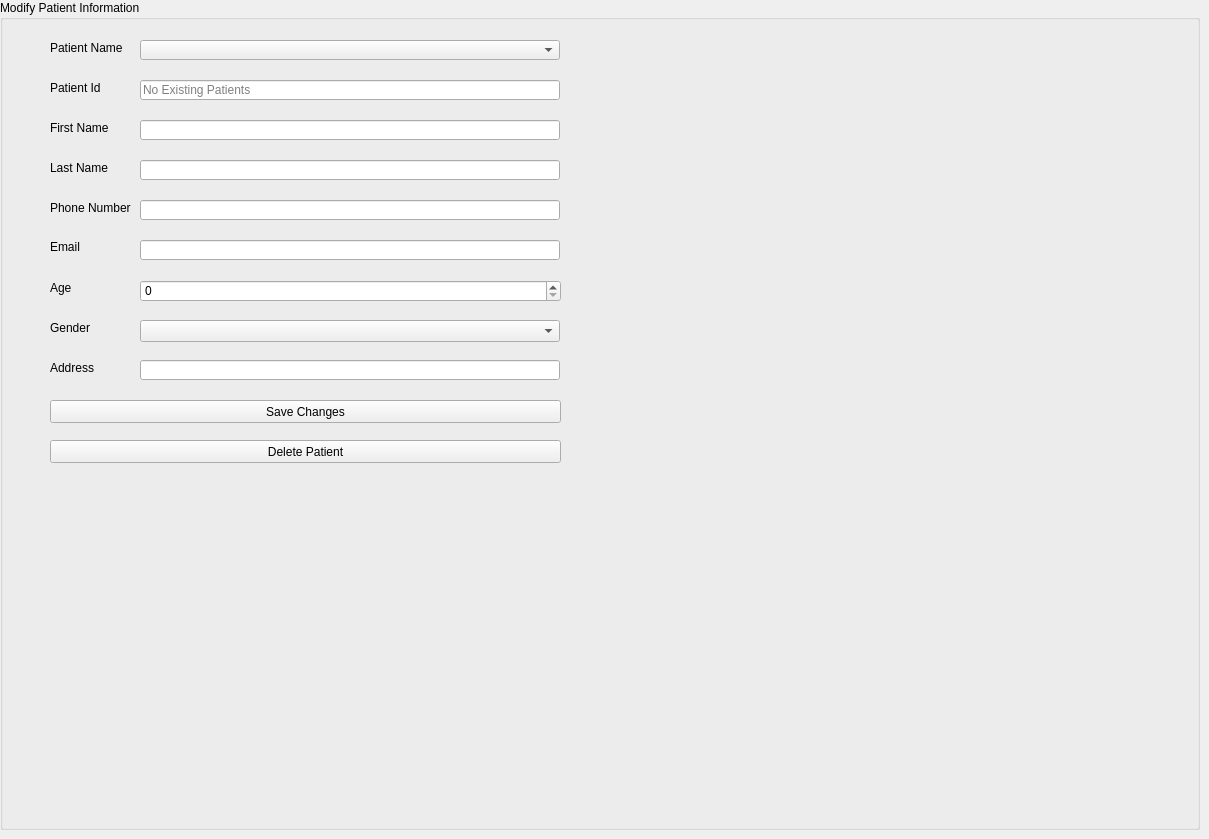
    <widget class="QWidget" name="tab_3">
     <attribute name="title">
      <string>Modify Patient</string>
     </attribute>
     <widget class="QGroupBox" name="groupBox_4">
      <property name="geometry">
       <rect>
        <x>0</x>
        <y>0</y>
        <width>1200</width>
        <height>830</height>
       </rect>
      </property>
      <property name="title">
       <string>Modify Patient Information</string>
      </property>
      <widget class="QLabel" name="doctorNameLabelModify_2">
       <property name="geometry">
        <rect>
         <x>50</x>
         <y>40</y>
         <width>81</width>
         <height>16</height>
        </rect>
       </property>
       <property name="text">
        <string>Patient Name</string>
       </property>
      </widget>
      <widget class="QComboBox" name="patientNameComboBoxModifyTab">
       <property name="geometry">
        <rect>
         <x>140</x>
         <y>40</y>
         <width>420</width>
         <height>20</height>
        </rect>
       </property>
      </widget>
      <widget class="QLabel" name="doctorIdLabelModify_2">
       <property name="geometry">
        <rect>
         <x>50</x>
         <y>80</y>
         <width>61</width>
         <height>16</height>
        </rect>
       </property>
       <property name="text">
        <string>Patient Id</string>
       </property>
      </widget>
      <widget class="QLineEdit" name="patientIdLineEditReadOnlyModifyTab">
       <property name="geometry">
        <rect>
         <x>140</x>
         <y>80</y>
         <width>420</width>
         <height>20</height>
        </rect>
       </property>
       <property name="readOnly">
        <bool>true</bool>
       </property>
       <property name="placeholderText">
        <string>No Existing Patients</string>
       </property>
      </widget>
      <widget class="QLabel" name="firstNameLabelModify_2">
       <property name="geometry">
        <rect>
         <x>50</x>
         <y>120</y>
         <width>71</width>
         <height>16</height>
        </rect>
       </property>
       <property name="text">
        <string>First Name</string>
       </property>
      </widget>
      <widget class="QLabel" name="lastNameLabelModify_2">
       <property name="geometry">
        <rect>
         <x>50</x>
         <y>160</y>
         <width>61</width>
         <height>16</height>
        </rect>
       </property>
       <property name="text">
        <string>Last Name</string>
       </property>
      </widget>
      <widget class="QLabel" name="phoneNumberLabelModify_2">
       <property name="geometry">
        <rect>
         <x>50</x>
         <y>200</y>
         <width>81</width>
         <height>16</height>
        </rect>
       </property>
       <property name="text">
        <string>Phone Number</string>
       </property>
      </widget>
      <widget class="QLabel" name="emailLabelModify_2">
       <property name="geometry">
        <rect>
         <x>50</x>
         <y>240</y>
         <width>47</width>
         <height>13</height>
        </rect>
       </property>
       <property name="text">
        <string>Email</string>
       </property>
      </widget>
      <widget class="QLabel" name="ageLabelModify_2">
       <property name="geometry">
        <rect>
         <x>50</x>
         <y>280</y>
         <width>81</width>
         <height>16</height>
        </rect>
       </property>
       <property name="text">
        <string>Age</string>
       </property>
      </widget>
      <widget class="QLabel" name="genderLabelModify_2">
       <property name="geometry">
        <rect>
         <x>50</x>
         <y>320</y>
         <width>61</width>
         <height>16</height>
        </rect>
       </property>
       <property name="text">
        <string>Gender</string>
       </property>
      </widget>
      <widget class="QLabel" name="addressLabelModify_2">
       <property name="geometry">
        <rect>
         <x>50</x>
         <y>360</y>
         <width>61</width>
         <height>16</height>
        </rect>
       </property>
       <property name="text">
        <string>Address</string>
       </property>
      </widget>
      <widget class="QLineEdit" name="patientFirstNameLineEditModifyTab">
       <property name="geometry">
        <rect>
         <x>140</x>
         <y>120</y>
         <width>420</width>
         <height>20</height>
        </rect>
       </property>
      </widget>
      <widget class="QLineEdit" name="patientLastNameLineEditModifyTab">
       <property name="geometry">
        <rect>
         <x>140</x>
         <y>160</y>
         <width>420</width>
         <height>20</height>
        </rect>
       </property>
      </widget>
      <widget class="QLineEdit" name="patientPhoneNumberLineEditModifyTab">
       <property name="geometry">
        <rect>
         <x>140</x>
         <y>200</y>
         <width>420</width>
         <height>20</height>
        </rect>
       </property>
      </widget>
      <widget class="QLineEdit" name="patientEmailLineEditModifyTab">
       <property name="geometry">
        <rect>
         <x>140</x>
         <y>240</y>
         <width>420</width>
         <height>20</height>
        </rect>
       </property>
      </widget>
      <widget class="QLineEdit" name="patientAddressLineEditModifyTab">
       <property name="geometry">
        <rect>
         <x>140</x>
         <y>360</y>
         <width>420</width>
         <height>20</height>
        </rect>
       </property>
      </widget>
      <widget class="QPushButton" name="patientSaveChangesButton">
       <property name="geometry">
        <rect>
         <x>50</x>
         <y>400</y>
         <width>511</width>
         <height>23</height>
        </rect>
       </property>
       <property name="text">
        <string>Save Changes</string>
       </property>
      </widget>
      <widget class="QPushButton" name="patientDeleteButton">
       <property name="geometry">
        <rect>
         <x>50</x>
         <y>440</y>
         <width>511</width>
         <height>23</height>
        </rect>
       </property>
       <property name="text">
        <string>Delete Patient</string>
       </property>
      </widget>
      <widget class="QLabel" name="modifyPatientTabFeedbackLabel">
       <property name="geometry">
        <rect>
         <x>50</x>
         <y>480</y>
         <width>511</width>
         <height>20</height>
        </rect>
       </property>
       <property name="text">
        <string/>
       </property>
       <property name="alignment">
        <set>Qt::AlignCenter</set>
       </property>
      </widget>
      <widget class="QSpinBox" name="patientAgeSelectorModifyTab">
       <property name="geometry">
        <rect>
         <x>140</x>
         <y>280</y>
         <width>421</width>
         <height>22</height>
        </rect>
       </property>
      </widget>
      <widget class="QComboBox" name="patientGenderSelectorModifyTab">
       <property name="geometry">
        <rect>
         <x>140</x>
         <y>320</y>
         <width>420</width>
         <height>22</height>
        </rect>
       </property>
       <property name="currentIndex">
        <number>-1</number>
       </property>
       <item>
        <property name="text">
         <string>Male</string>
        </property>
       </item>
       <item>
        <property name="text">
         <string>Female</string>
        </property>
       </item>
       <item>
        <property name="text">
         <string>Non-Binary</string>
        </property>
       </item>
      </widget>
     </widget>
    </widget>
